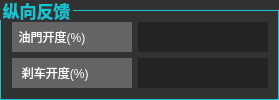
           <widget class="QGroupBox" name="groupBox_22">
            <property name="minimumSize">
             <size>
              <width>278</width>
              <height>100</height>
             </size>
            </property>
            <property name="styleSheet">
             <string notr="true">QGroupBox{background-color:rgb(50,50,50);border:1px solid rgb(21,197,212);margin-top:10px;font-family:仿宋;font:bold 13pt;}
QGroupBox::title{subcontrol-origin:margin;left:0px;margin-left:0px;padding 0 0px;color:rgb(21,197,212)}</string>
            </property>
            <property name="title">
             <string>纵向反馈</string>
            </property>
            <property name="flat">
             <bool>false</bool>
            </property>
            <widget class="QWidget" name="layoutWidget_19">
             <property name="geometry">
              <rect>
               <x>12</x>
               <y>22</y>
               <width>258</width>
               <height>68</height>
              </rect>
             </property>
             <layout class="QFormLayout" name="formLayout_6">
              <item row="0" column="0">
               <widget class="QLabel" name="label_59">
                <property name="sizePolicy">
                 <sizepolicy hsizetype="Preferred" vsizetype="Preferred">
                  <horstretch>0</horstretch>
                  <verstretch>0</verstretch>
                 </sizepolicy>
                </property>
                <property name="minimumSize">
                 <size>
                  <width>120</width>
                  <height>30</height>
                 </size>
                </property>
                <property name="styleSheet">
                 <string notr="true">QLabel{font:11pt '仿宋' bold; color:rgb(255,255,255);background-color:rgb(100,100,100);}</string>
                </property>
                <property name="text">
                 <string>  油門开度(%)</string>
                </property>
               </widget>
              </item>
              <item row="0" column="1">
               <widget class="QLabel" name="labThrottle">
                <property name="sizePolicy">
                 <sizepolicy hsizetype="Minimum" vsizetype="Preferred">
                  <horstretch>0</horstretch>
                  <verstretch>0</verstretch>
                 </sizepolicy>
                </property>
                <property name="minimumSize">
                 <size>
                  <width>130</width>
                  <height>30</height>
                 </size>
                </property>
                <property name="maximumSize">
                 <size>
                  <width>80</width>
                  <height>16777215</height>
                 </size>
                </property>
                <property name="styleSheet">
                 <string notr="true">QLabel{font:11pt '仿宋' bold; color:rgb(21,197,212);background-color: rgb(35, 35, 35);width:80px}</string>
                </property>
                <property name="text">
                 <string/>
                </property>
                <property name="alignment">
                 <set>Qt::AlignLeading|Qt::AlignLeft|Qt::AlignVCenter</set>
                </property>
               </widget>
              </item>
              <item row="1" column="1">
               <widget class="QLabel" name="labBrake">
                <property name="sizePolicy">
                 <sizepolicy hsizetype="Minimum" vsizetype="Preferred">
                  <horstretch>0</horstretch>
                  <verstretch>0</verstretch>
                 </sizepolicy>
                </property>
                <property name="minimumSize">
                 <size>
                  <width>130</width>
                  <height>30</height>
                 </size>
                </property>
                <property name="maximumSize">
                 <size>
                  <width>80</width>
                  <height>16777215</height>
                 </size>
                </property>
                <property name="styleSheet">
                 <string notr="true">QLabel{font:11pt '仿宋' bold; color:rgb(21,197,212);background-color: rgb(35, 35, 35);width:80px}</string>
                </property>
                <property name="text">
                 <string/>
                </property>
                <property name="alignment">
                 <set>Qt::AlignLeading|Qt::AlignLeft|Qt::AlignVCenter</set>
                </property>
               </widget>
              </item>
              <item row="1" column="0">
               <widget class="QLabel" name="labBrake_2">
                <property name="sizePolicy">
                 <sizepolicy hsizetype="Preferred" vsizetype="Preferred">
                  <horstretch>0</horstretch>
                  <verstretch>0</verstretch>
                 </sizepolicy>
                </property>
                <property name="minimumSize">
                 <size>
                  <width>120</width>
                  <height>30</height>
                 </size>
                </property>
                <property name="styleSheet">
                 <string notr="true">QLabel{font:11pt '仿宋' bold; color:rgb(255,255,255);background-color:rgb(100,100,100);}</string>
                </property>
                <property name="text">
                 <string>   刹车开度(%)</string>
                </property>
               </widget>
              </item>
             </layout>
            </widget>
           </widget>
